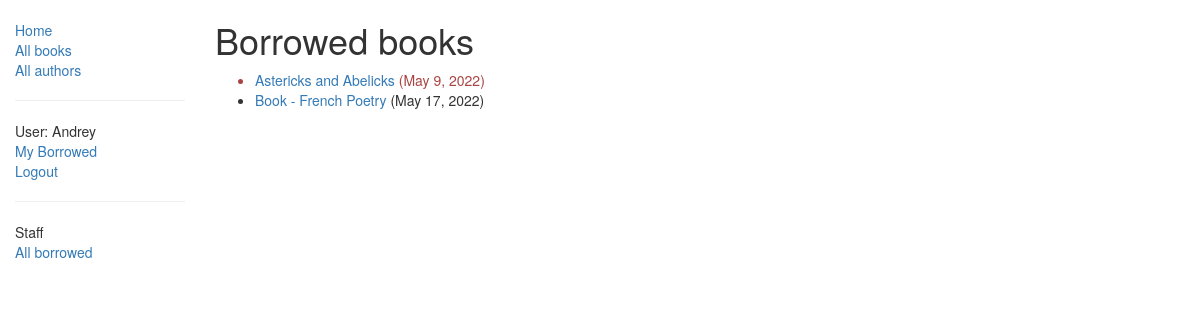
/catalog/mybooks/ (signed in), run on the app's committed database.
### catalog/models.py (models this page shows, shortened)
class BookInstance(models.Model):
    id = models.UUIDField(primary_key=True, default=uuid.uuid4, help_text="Unique ID for this particular book "
                                                                          "across whole library")
    book = models.ForeignKey("Book", on_delete=models.SET_NULL, null=True)
    imprint = models.CharField(max_length=200)
    due_back = models.DateField(null=True, blank=True)
    borrower = models.ForeignKey(User, on_delete=models.SET_NULL, null=True, blank=True)
    LOAN_STATUS = (
        ('m', "Maintenance"),
        ('o', 'On loan'),
        ('a', 'Available'),
        ('r', 'Reserved'),
    )
    status = models.CharField(max_length=1, choices=LOAN_STATUS, blank=True, default='m',
                              help_text='Book availability')
    class Meta:
        ordering = ["due_back"]
        permissions = (("can_mark_returned", "Set book as returned"),)
    @property
    def is_overdue(self):
        if self.due_back and date.today() > self.due_back:
            return True
        return False

class Book(models.Model):
    title = models.CharField(max_length=200)
    author = models.ForeignKey("Author", on_delete=models.SET_NULL, null=True)
    summary = models.TextField(max_length=1000, help_text="Enter a brief description of the book")
    isbn = models.CharField("ISBN", max_length=13, help_text='13 Character <a href="https://www.isbn-international'
                                                             '.org/content/what-isbn">ISBN number</a>')
    genre = models.ManyToManyField(Genre, help_text="Select a genre for this book")

### catalog/views.py (the view)
class LoanedBooksByUserListView(LoginRequiredMixin, generic.ListView):
    model = BookInstance
    template_name = 'catalog/bookinstance_list_borrowed_user.html'
    paginate_by = 10
    def get_queryset(self):
        return BookInstance.objects.filter(borrower=self.request.user).filter(status__exact='o').order_by('due_back')

### catalog/templates/catalog/bookinstance_list_borrowed_user.html
{% extends "base_generic.html" %}
{% block content %}
    <h1>Borrowed books</h1>
    {% if bookinstance_list %}
    <ul>
      {% for bookinst in bookinstance_list %}
      <li class="{% if bookinst.is_overdue %}text-danger{% endif %}">
        <a href="{% url 'book-detail' bookinst.book.pk %}">{{bookinst.book.title}}</a> ({{ bookinst.due_back }})
      </li>
      {% endfor %}
    </ul>
    {% else %}
      <p>There are no books borrowed.</p>
    {% endif %}
{% endblock %}

### catalog/templates/base_generic.html (shortened to what this page needs)
<!doctype html>
<html lang="en">
<head>
    <link rel="stylesheet" href="https://maxcdn.bootstrapcdn.com/bootstrap/3.3.7/css/bootstrap.min.css">
    {% load static %}
    <link rel="stylesheet" href="{% static 'css/styles.css' %}">
</head>
<body>
    <div class="container-fluid">
        <div class="row">
            <div class="col-sm-2">
                {% block sidebar %}
                <ul class="sidebar-nav">
                    <li><a href="{% url 'index' %}">Home</a></li>
                    <li><a href="{% url 'books' %}">All books</a></li>
                    <li><a href="{% url 'authors' %}">All authors</a></li>
                    {% if user.is_authenticated %}
                        <hr>
                        <li>User: {{ user.get_username }}</li>
                        <li><a href="{% url 'my-borrower' %}">My Borrowed</a></li>
                        <li><a href="{% url 'logout' %}?next={{ request.path }}">Logout</a></li>
                    {% else %}
                        <hr>
                        <li><a href="{% url 'login' %}?next={{ request.path }}">Login</a></li>
                    {% endif %}
                    {% if user.is_authenticated %}
                        <hr>
                        <li>Staff</li>
                        <li><a href="{% url 'borroweds' %}"> All borrowed </a></li>
                    {% endif %}
                </ul>
                {% endblock %}
            </div>
            <div class="col-sm-10">
                {% block content %}{% endblock %}
            </div>
        </div>
    </div>
</body>
</html>

### catalog/static/css/styles.css (style rules this page uses)
.sidebar-nav { margin-top: 20px; padding: 0; list-style: none; }

### data on the page
BookInstance: book "Astericks and Abelicks", due_back "May 9, 2022"
BookInstance: book "Book - French Poetry", due_back "May 17, 2022"

### other printed values
{{ user.get_username }} "Andrey"
